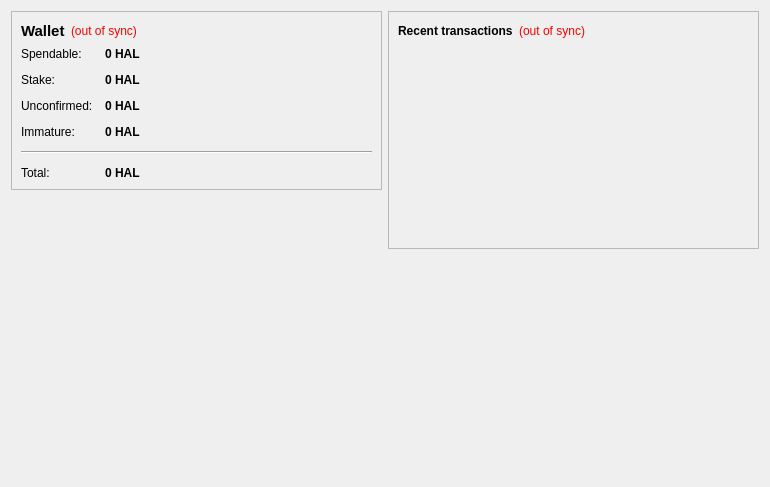
<?xml version="1.0" encoding="UTF-8"?>
<ui version="4.0">
 <class>OverviewPage</class>
 <widget class="QWidget" name="OverviewPage">
  <property name="geometry">
   <rect>
    <x>0</x>
    <y>0</y>
    <width>770</width>
    <height>487</height>
   </rect>
  </property>
  <property name="windowTitle">
   <string>Form</string>
  </property>
  <layout class="QHBoxLayout" name="horizontalLayout" stretch="1,1">
   <item>
    <layout class="QVBoxLayout" name="verticalLayout_2">
     <item>
      <widget class="QFrame" name="frame">
       <property name="frameShape">
        <enum>QFrame::StyledPanel</enum>
       </property>
       <property name="frameShadow">
        <enum>QFrame::Raised</enum>
       </property>
       <layout class="QVBoxLayout" name="verticalLayout_4">
        <item>
         <layout class="QHBoxLayout" name="horizontalLayout_4">
          <item>
           <widget class="QLabel" name="label_5">
            <property name="font">
             <font>
              <pointsize>11</pointsize>
              <weight>75</weight>
              <bold>true</bold>
             </font>
            </property>
            <property name="text">
             <string>Wallet</string>
            </property>
           </widget>
          </item>
          <item>
           <widget class="QLabel" name="labelWalletStatus">
            <property name="toolTip">
             <string>The displayed information may be out of date. Your wallet automatically synchronizes with the ruble network after a connection is established, but this process has not completed yet.</string>
            </property>
            <property name="styleSheet">
             <string notr="true">QLabel { color: red; }</string>
            </property>
            <property name="text">
             <string notr="true">(out of sync)</string>
            </property>
            <property name="alignment">
             <set>Qt::AlignLeading|Qt::AlignLeft|Qt::AlignVCenter</set>
            </property>
           </widget>
          </item>
          <item>
           <spacer name="horizontalSpacer_2">
            <property name="orientation">
             <enum>Qt::Horizontal</enum>
            </property>
            <property name="sizeHint" stdset="0">
             <size>
              <width>40</width>
              <height>20</height>
             </size>
            </property>
           </spacer>
          </item>
         </layout>
        </item>
        <item>
         <layout class="QFormLayout" name="formLayout_2">
          <property name="fieldGrowthPolicy">
           <enum>QFormLayout::AllNonFixedFieldsGrow</enum>
          </property>
          <property name="horizontalSpacing">
           <number>12</number>
          </property>
          <property name="verticalSpacing">
           <number>12</number>
          </property>
          <item row="0" column="0">
           <widget class="QLabel" name="label">
            <property name="text">
             <string>Spendable:</string>
            </property>
           </widget>
          </item>
          <item row="0" column="1">
           <widget class="QLabel" name="labelBalance">
            <property name="font">
             <font>
              <weight>75</weight>
              <bold>true</bold>
             </font>
            </property>
            <property name="cursor">
             <cursorShape>IBeamCursor</cursorShape>
            </property>
            <property name="toolTip">
             <string>Your current spendable balance</string>
            </property>
            <property name="text">
             <string notr="true">0 HAL</string>
            </property>
            <property name="textInteractionFlags">
             <set>Qt::LinksAccessibleByMouse|Qt::TextSelectableByKeyboard|Qt::TextSelectableByMouse</set>
            </property>
           </widget>
          </item>
          <item row="1" column="0">
           <widget class="QLabel" name="label_6">
            <property name="text">
             <string>Stake:</string>
            </property>
           </widget>
          </item>
          <item row="1" column="1">
           <widget class="QLabel" name="labelStake">
            <property name="font">
             <font>
              <weight>75</weight>
              <bold>true</bold>
             </font>
            </property>
            <property name="cursor">
             <cursorShape>IBeamCursor</cursorShape>
            </property>
            <property name="toolTip">
             <string>Total of coins that was staked, and do not yet count toward the current balance</string>
            </property>
            <property name="text">
             <string notr="true">0 HAL</string>
            </property>
            <property name="textInteractionFlags">
             <set>Qt::LinksAccessibleByMouse|Qt::TextSelectableByKeyboard|Qt::TextSelectableByMouse</set>
            </property>
           </widget>
          </item>
          <item row="2" column="0">
           <widget class="QLabel" name="label_3">
            <property name="text">
             <string>Unconfirmed:</string>
            </property>
           </widget>
          </item>
          <item row="2" column="1">
           <widget class="QLabel" name="labelUnconfirmed">
            <property name="font">
             <font>
              <weight>75</weight>
              <bold>true</bold>
             </font>
            </property>
            <property name="cursor">
             <cursorShape>IBeamCursor</cursorShape>
            </property>
            <property name="toolTip">
             <string>Total of transactions that have yet to be confirmed, and do not yet count toward the current balance</string>
            </property>
            <property name="text">
             <string notr="true">0 HAL</string>
            </property>
            <property name="textInteractionFlags">
             <set>Qt::LinksAccessibleByMouse|Qt::TextSelectableByKeyboard|Qt::TextSelectableByMouse</set>
            </property>
           </widget>
          </item>
          <item row="3" column="0">
           <widget class="QLabel" name="labelImmatureText">
            <property name="text">
             <string>Immature:</string>
            </property>
           </widget>
          </item>
          <item row="3" column="1">
           <widget class="QLabel" name="labelImmature">
            <property name="font">
             <font>
              <weight>75</weight>
              <bold>true</bold>
             </font>
            </property>
            <property name="toolTip">
             <string>Mined balance that has not yet matured</string>
            </property>
            <property name="text">
             <string notr="true">0 HAL</string>
            </property>
            <property name="textInteractionFlags">
             <set>Qt::LinksAccessibleByMouse|Qt::TextSelectableByKeyboard|Qt::TextSelectableByMouse</set>
            </property>
           </widget>
          </item>
          <item row="4" column="0" colspan="2">
           <widget class="Line" name="line">
            <property name="orientation">
             <enum>Qt::Horizontal</enum>
            </property>
           </widget>
          </item>
          <item row="5" column="0">
           <widget class="QLabel" name="labelTotalText">
            <property name="text">
             <string>Total:</string>
            </property>
           </widget>
          </item>
          <item row="5" column="1">
           <widget class="QLabel" name="labelTotal">
            <property name="font">
             <font>
              <weight>75</weight>
              <bold>true</bold>
             </font>
            </property>
            <property name="cursor">
             <cursorShape>IBeamCursor</cursorShape>
            </property>
            <property name="toolTip">
             <string>Your current total balance</string>
            </property>
            <property name="text">
             <string notr="true">0 HAL</string>
            </property>
            <property name="textInteractionFlags">
             <set>Qt::LinksAccessibleByMouse|Qt::TextSelectableByKeyboard|Qt::TextSelectableByMouse</set>
            </property>
           </widget>
          </item>
         </layout>
        </item>
       </layout>
      </widget>
     </item>
     <item>
      <spacer name="verticalSpacer">
       <property name="orientation">
        <enum>Qt::Vertical</enum>
       </property>
       <property name="sizeHint" stdset="0">
        <size>
         <width>20</width>
         <height>40</height>
        </size>
       </property>
      </spacer>
     </item>
     <item>
      <widget class="QLabel" name="label_2">
       <property name="autoFillBackground">
        <bool>true</bool>
       </property>
       <property name="text">
        <string/>
       </property>
       <property name="pixmap">
        <pixmap resource="../bitcoin.qrc">:/icons/techbg</pixmap>
       </property>
       <property name="scaledContents">
        <bool>false</bool>
       </property>
       <property name="margin">
        <number>0</number>
       </property>
      </widget>
     </item>
    </layout>
   </item>
   <item>
    <layout class="QVBoxLayout" name="verticalLayout_3">
     <item>
      <widget class="QFrame" name="frame_2">
       <property name="frameShape">
        <enum>QFrame::StyledPanel</enum>
       </property>
       <property name="frameShadow">
        <enum>QFrame::Raised</enum>
       </property>
       <layout class="QVBoxLayout" name="verticalLayout">
        <item>
         <layout class="QHBoxLayout" name="horizontalLayout_2">
          <item>
           <widget class="QLabel" name="label_4">
            <property name="text">
             <string>&lt;b&gt;Recent transactions&lt;/b&gt;</string>
            </property>
           </widget>
          </item>
          <item>
           <widget class="QLabel" name="labelTransactionsStatus">
            <property name="toolTip">
             <string>The displayed information may be out of date. Your wallet automatically synchronizes with the ruble network after a connection is established, but this process has not completed yet.</string>
            </property>
            <property name="styleSheet">
             <string notr="true">QLabel { color: red; }</string>
            </property>
            <property name="text">
             <string notr="true">(out of sync)</string>
            </property>
            <property name="alignment">
             <set>Qt::AlignRight|Qt::AlignTrailing|Qt::AlignVCenter</set>
            </property>
           </widget>
          </item>
          <item>
           <spacer name="horizontalSpacer">
            <property name="orientation">
             <enum>Qt::Horizontal</enum>
            </property>
            <property name="sizeHint" stdset="0">
             <size>
              <width>40</width>
              <height>20</height>
             </size>
            </property>
           </spacer>
          </item>
         </layout>
        </item>
        <item>
         <widget class="QListView" name="listTransactions">
          <property name="styleSheet">
           <string notr="true">QListView { background: transparent; }</string>
          </property>
          <property name="frameShape">
           <enum>QFrame::NoFrame</enum>
          </property>
          <property name="verticalScrollBarPolicy">
           <enum>Qt::ScrollBarAlwaysOff</enum>
          </property>
          <property name="horizontalScrollBarPolicy">
           <enum>Qt::ScrollBarAlwaysOff</enum>
          </property>
          <property name="selectionMode">
           <enum>QAbstractItemView::NoSelection</enum>
          </property>
         </widget>
        </item>
       </layout>
      </widget>
     </item>
     <item>
      <spacer name="verticalSpacer_2">
       <property name="orientation">
        <enum>Qt::Vertical</enum>
       </property>
       <property name="sizeHint" stdset="0">
        <size>
         <width>20</width>
         <height>40</height>
        </size>
       </property>
      </spacer>
     </item>
    </layout>
   </item>
  </layout>
 </widget>
 <resources/>
 <connections/>
</ui>
